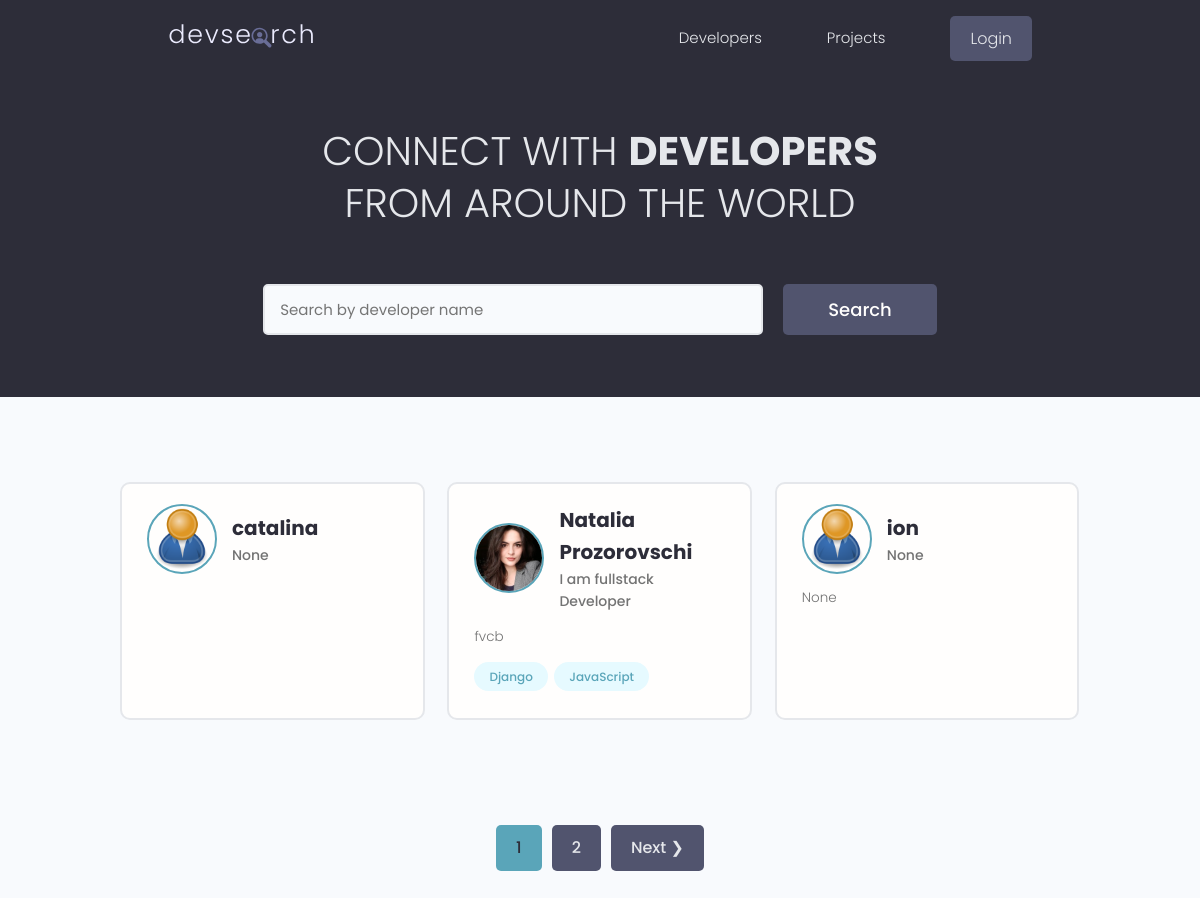
The page / on the database its author committed.
### users/models.py (models this page shows, shortened)
class Profile(models.Model):
    user = models.OneToOneField(User, on_delete=models.CASCADE, null=True, blank=True)
    name = models.CharField(max_length=200, blank=True, null=True)
    email = models.EmailField(max_length=500, blank=True, null=True)
    username = models.CharField(max_length=200, blank=True, null=True)
    location = models.CharField(max_length=200, blank=True, null=True)
    short_intro = models.CharField(max_length=200, blank=True, null=True)
    bio = models.TextField(blank=True, null=True)
    profile_image = models.ImageField(
        null=True, blank=True, upload_to='profiles/', default="profiles/user-default.png")
    social_github = models.CharField(max_length=200, blank=True, null=True)
    social_twitter = models.CharField(max_length=200, blank=True, null=True)
    social_linkedin = models.CharField(max_length=200, blank=True, null=True)
    social_youtube = models.CharField(max_length=200, blank=True, null=True)
    social_website = models.CharField(max_length=200, blank=True, null=True)
    created = models.DateTimeField(auto_now_add=True)
    id = models.UUIDField(default=uuid.uuid4, unique=True,
                          primary_key=True, editable=False)

class Skill(models.Model):
    owner = models.ForeignKey(
        Profile, on_delete=models.CASCADE, null=True, blank=True)
    name = models.CharField(max_length=200, blank=True, null=True)
    description = models.TextField(null=True,blank=True)
    created = models.DateTimeField(auto_now_add=True)
    id = models.UUIDField(default=uuid.uuid4, unique=True,
                          primary_key=True, editable=False)
    def __str__(self):
        return str(self.name)

### users/views.py (the view)
# urls.py: path('', views.profiles, name="profiles"),
def profiles(request):
    profiles, search_query = searchProfiles(request)
    custom_range, profiles = paginateProfiles(request,profiles,3)
    context = {'profiles': profiles, 'search_query': search_query,
               'custom_range': custom_range}
    return render(request, 'users/profiles.html', context)

### users/utils.py (called while the page is built)
def paginateProfiles(request,profiles,results):
    page = request.GET.get('page')
    paginator = Paginator(profiles,results)
    try:
        profiles = paginator.page(page)
    except PageNotAnInteger:
        page = 1
        profiles = paginator.page(page)
    except EmptyPage:
        page = paginator.num_pages
        profiles = paginator.page(page)
    leftIndex = (int(page) - 4)
    if leftIndex < 1:
        leftIndex = 1
    rightIndex = (int(page) + 5)
    if rightIndex > paginator.num_pages:
        rightIndex = paginator.num_pages + 1
    custom_range = range(leftIndex,rightIndex)
    return custom_range, profiles

def searchProfiles(request):
    search_query = ''
    if request.GET.get('search_query'):
        search_query = request.GET.get('search_query')
    skills = Skill.objects.filter(name__icontains=search_query)
    profiles = Profile.objects.distinct().filter(
        Q(name__icontains=search_query)|
        Q(short_intro__icontains=search_query)|
        Q(skill__in=skills)
        )
    return profiles, search_query

### users/templates/users/profiles.html (shortened to what this page needs)
{% extends 'main.html' %}
{% block content %}
<main class="home">
    <section class="hero-section text-center">
      <div class="container container--narrow">
        <div class="hero-section__box">
          <h2>CONNECT WITH <span>DEVELOPERS</span></h2>
          <h2>FROM AROUND THE WORLD</h2>
        </div>
        <div class="hero-section__search">
          <form id="searchForm" class="form" action="{% url 'profiles' %}" method="get">
              <div class="form__field">
                  <input class="input input--text" id="formInput#search" type="text" name="search_query"
                      value="{{search_query}}" placeholder="Search by developer name" />
              </div>
              <input class="btn btn--sub btn--lg" type="submit" value="Search" />
          </form>
      </div>
  </div>
</section>
    <section class="devlist">
      <div class="container">
        <div class="grid grid--three">
          {% for profile in profiles %}
          <div class="column card">
            <div class="dev">
              <a href="{% url 'user-profile' profile.id %}" class="card__body">
                <div class="dev__profile">
                  <img class="avatar avatar--md" src="{{ profile.profile_image.url}}" alt="image" />
                  <div class="dev__meta">
                    <h3>{{profile.name}}</h3>
                    <h5>{{profile.short_intro|slice:"60"}}</h5>
                  </div>
                </div>
                <p class="dev__info">{{profile.bio|slice:"150"}}</p>
                <div class="dev__skills">
                  {% for skill in profile.skill_set.all %}
                  <span class="tag tag--pill tag--main">
                    <small>{{skill}}</small>
                  </span>
                  {% endfor %}
                </div>
              </a>
            </div>
          </div>
          {% endfor %}
        </div>
      </div>
    </section>
    {% include 'pagination.html' with queryset=profiles custom_range=custom_range%}
  </main>
{% endblock content %}

### static/styles/app.css (style rules this page uses)
.btn--sub { background-color: var(--color-sub-light); }
.card { border: 2px solid var(--color-light); }
img { width: 100%; }
.hero-section { height: 40vh; display: flex; align-items: center; background-color: var(--color-sub); }
.hero-section__box { margin-bottom: 4rem; }
.hero-section__box > h2, .hero-section__box > h2 > span { font-size: 4rem; color: var(--color-light); line-height: 1.3; text-transform: uppercase; }
.hero-section__box > h2 { font-weight: 300; }
.hero-section__box > h2 > span { font-weight: 700; }
.hero-section__search > .form { display: flex; align-items: center; justify-content: center; gap: 2rem; }
.hero-section__search > .form input.input--text { width: 50rem; }
.devlist { margin-top: 8rem; }
.devlist .grid { align-items: stretch; }
.devlist .dev .dev__profile { display: flex; align-items: center; gap: 1.5rem; }
.devlist .dev .dev__meta h3 { color: var(--color-sub); font-size: 2rem; font-weight: 700; }
.devlist .dev .dev__meta h5 { color: var(--color-text); font-size: 1.4rem; font-weight: 500; }
.devlist .dev .dev__info { margin: 1.5rem 0; font-size: 1.35rem; line-height: 1.4; text-align: justify; }

### static/uikit/styles/modules/_base.css (style rules this page uses)
* { margin: 0; padding: 0; box-sizing: border-box; text-rendering: optimizeLegibility; color: inherit; font-size: inherit; }
body { line-height: 1.6; font-weight: 400; font-size: 1.5rem; color: var(--color-text); background-color: var(--color-bg); min-height: 100vh; }

### static/uikit/styles/modules/_typography.css (style rules this page uses)
* { font-family: var(--font-base); }
h2 { font-size: 3.6rem; font-weight: var(--font-bold); }
h3 { font-size: 3.2rem; font-weight: var(--font-medium); }
h5 { font-size: 2.4rem; font-weight: var(--font-medium); }
h5, h6 { font-weight: var(--font-regular); }
p, span, strong { font-size: 1.6rem; color: var(--color-text); font-weight: var(--font-regular); }
a { padding-bottom: 2px; text-decoration: none; display: inline-block; color: var(--color-main); font-weight: var(--font-medium); }

### static/uikit/styles/modules/_utilities.css (style rules this page uses)
.container { width: 92%; max-width: 165rem; margin: 0 auto; box-sizing: border-box; }
.container--narrow { width: 92%; max-width: 120rem; }
@media screen and (min-width: 1000px) { .container { width: 90%; } }
@media screen and (min-width: 1000px) { .container--narrow { width: 85%; } }
@media screen and (min-width: 1200px) { .container { width: 80%; } }
@media screen and (min-width: 1200px) { .container--narrow { width: 72%; } }
.text-center { text-align: center; }

### static/uikit/styles/modules/_avatar.css (style rules this page uses)
.avatar { border-radius: 50%; border: 2px solid var(--color-main); object-fit: cover; }
.avatar--md { height: 7rem; width: 7rem; }

### static/uikit/styles/modules/_button.css (style rules this page uses)
.btn { display: inline-block; position: relative; cursor: pointer; background-color: var(--color-light); font-weight: var(--font-medium); color: var(--color-sub); text-decoration: none; padding: 1rem 2rem; border-radius: 0.5rem; border: none; width: -webkit-fit-content; width: -moz-fit-content; width: fit-content; height: -webkit-fit-content; height: -moz-fit-content; height: fit-content; font-size: 1.6rem; outline-width: 0; outline-color: transparent; -webkit-backface-visibility: hidden; backface-visibility: hidden; transition: all 0.3s ease-in-out; }
.btn--sub { background-color: var(--color-sub); color: var(--color-white); }
.btn--lg { font-size: 1.8rem; padding: 1.2rem 4.5rem; }

### static/uikit/styles/modules/_card.css (style rules this page uses)
.card { border-radius: 1rem; background-color: var(--color-white); border: 1.5px solid var(--color-light); width: auto; height: auto; margin-top: 0.5rem; margin-bottom: 0.5rem; overflow: hidden; }
.card__body, .card__header { padding: 2rem 2.5rem; }

### static/uikit/styles/modules/_form.css (style rules this page uses)
.form { display: block; }
.form__field { margin-top: 1.5rem; margin-bottom: 1.5rem; }
input.input[type='text'], input.input[type='email'], input.input[type='password'], input.input[type='number'], textarea.input { min-width: 24rem; width: 100%; padding: 1.2rem 1.5rem; border-radius: 0.5rem; border: 2px solid var(--color-light); transition: all 0.3s ease-in-out; background-color: var(--color-bg); }

### static/uikit/styles/modules/_tag.css (style rules this page uses)
.tag { display: inline-flex; align-items: center; background-color: var(--color-sub); height: -webkit-fit-content; height: -moz-fit-content; height: fit-content; width: -webkit-fit-content; width: -moz-fit-content; width: fit-content; border-radius: 0.5rem; padding: 0.5rem 1.5rem; font-size: 1.2rem; cursor: pointer; }
.tag:not(:last-child) { margin-right: 0.25rem; margin-bottom: 0.75rem; }
.tag > small { color: var(--color-white); }
.tag--pill { border-radius: 5rem; }
.tag--main, .tag--main > small { background: var(--color-main-light); color: var(--color-main); font-weight: 500; }

### rows shown on the page
Profile: profile_image (placeholder picture), name "catalina", short_intro "None"
Profile: profile_image (picture), name "Natalia Prozorovschi", short_intro "I am fullstack Developer", bio "fvcb"
Skill: name "Django"
Skill: name "JavaScript"
Profile: profile_image (placeholder picture), name "ion", short_intro "None", bio "None"

### other values the page prints
{{ page }} "1"
{{ page }} "2"
